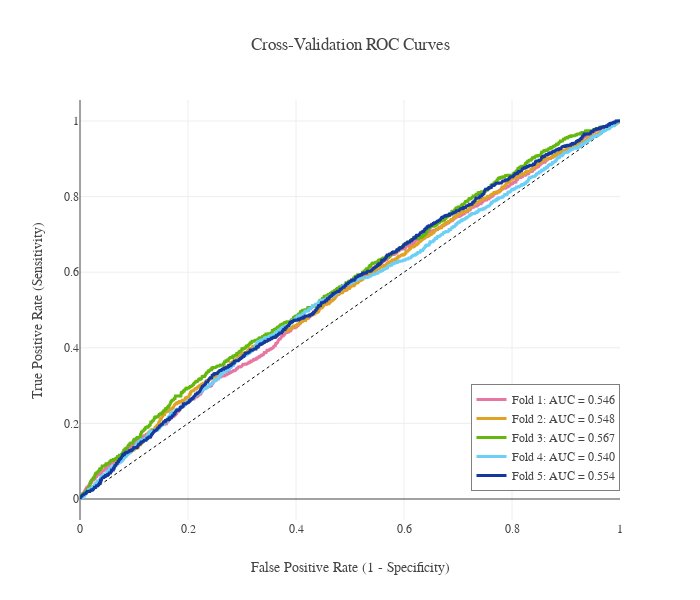

The cell this chart's notebook holds for it:
### Markdown cell above
## 結果の可視化

### Code cell
def plot_roc(y_val, y_prob):
    #colors=px.colors.qualitative.Prism
    fig = go.Figure(layout=plotly_template['layout'])
    fig.add_trace(go.Scatter(x=np.linspace(0,1,11), y=np.linspace(0,1,11), name='Random Chance', mode='lines', showlegend=False, line=dict(color="Black", width=1, dash="dot")))

    for i in range(len(y_val)):
        y=y_val[i]
        prob=y_prob[i]
        fpr, tpr, _ = roc_curve(y, prob)
        roc_auc = auc(fpr,tpr)
        fig.add_trace(go.Scatter(x=fpr, y=tpr, line=dict(color=color_palette['Cat5'][i], width=3),
                                 hovertemplate = 'True positive rate = %{y:.3f}<br>False positive rate = %{x:.3f}',
                                 name='Fold {}: AUC = {:.3f}'.format(i+1, roc_auc)))

    fig.update_layout(template=plotly_template, title="Cross-Validation ROC Curves",
                      hovermode="x unified", width=700, height=600,
                      xaxis_title='False Positive Rate (1 - Specificity)',
                      yaxis_title='True Positive Rate (Sensitivity)',
                      legend=dict(orientation='v', y=.07, x=1, xanchor="right",
                                  bordercolor="black", borderwidth=.5))
    fig.show()

plot_roc(y_valids, val_preds)

### Figure 1 — Plotly figure (JSON) as saved in the notebook; plotly's stock layout.template omitted (floating-point values rounded to 4 significant figures; data arrays with more than 128 entries replaced by an {"elided": "..."} marker saying what was removed)
{"data": [{"line": {"color": "Black", "dash": "dot", "width": 1}, "mode": "lines", "name": "Random Chance", "showlegend": false, "type": "scatter", "x": [0, 0.1, 0.2, 0.3, 0.4, 0.5, 0.6, 0.7, 0.8, 0.9, 1], "y": [0, 0.1, 0.2, 0.3, 0.4, 0.5, 0.6, 0.7, 0.8, 0.9, 1]}, {"hovertemplate": "True positive rate = %{y:.3f}<br>False positive rate = %{x:.3f}", "line": {"color": "#E876A3", "width": 3}, "name": "Fold 1: AUC = 0.546", "type": "scatter", "x": {"elided": "1910 float values"}, "y": {"elided": "1910 float values"}}, {"hovertemplate": "True positive rate = %{y:.3f}<br>False positive rate = %{x:.3f}", "line": {"color": "#E0A224", "width": 3}, "name": "Fold 2: AUC = 0.548", "type": "scatter", "x": {"elided": "1745 float values"}, "y": {"elided": "1745 float values"}}, {"hovertemplate": "True positive rate = %{y:.3f}<br>False positive rate = %{x:.3f}", "line": {"color": "#63B70D", "width": 3}, "name": "Fold 3: AUC = 0.567", "type": "scatter", "x": {"elided": "1702 float values"}, "y": {"elided": "1702 float values"}}, {"hovertemplate": "True positive rate = %{y:.3f}<br>False positive rate = %{x:.3f}", "line": {"color": "#6BCFF6", "width": 3}, "name": "Fold 4: AUC = 0.540", "type": "scatter", "x": {"elided": "1748 float values"}, "y": {"elided": "1748 float values"}}, {"hovertemplate": "True positive rate = %{y:.3f}<br>False positive rate = %{x:.3f}", "line": {"color": "#13399E", "width": 3}, "name": "Fold 5: AUC = 0.554", "type": "scatter", "x": {"elided": "1760 float values"}, "y": {"elided": "1760 float values"}}], "layout": {"font": {"family": "Franklin Gothic", "size": 12}, "height": 600, "hovermode": "x unified", "legend": {"bordercolor": "black", "borderwidth": 0.5, "orientation": "v", "x": 1, "xanchor": "right", "y": 0.07}, "title": {"text": "Cross-Validation ROC Curves"}, "width": 700, "xaxis": {"title": {"text": "False Positive Rate (1 - Specificity)"}}, "yaxis": {"title": {"text": "True Positive Rate (Sensitivity)"}}}}
